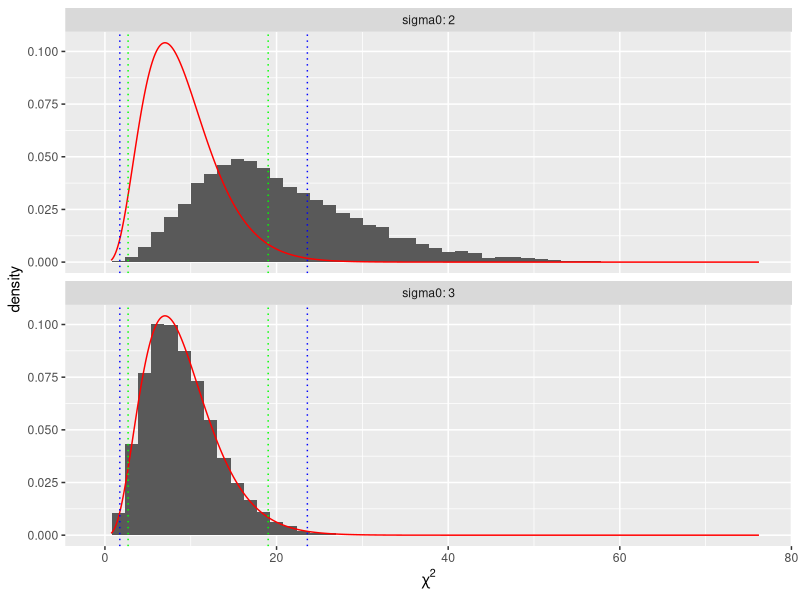

This chart was generated by the following R code:
### 正規母集団の分散に対する仮説検定
### 以下パラメータは適宜設定すること
set.seed(123) # 乱数の初期値の設定
n <- 10 # サンプル数
mu <- 5 # 真の平均
sigma <- 3 # 真の分散
x <- rnorm(10, mean = mu, sd = sigma) # 正規乱数の生成
## 帰無仮説が正しい場合(両側検定)
sigma0 <- sigma
chi2 <- (n - 1) * var(x)/sigma0^2 # 検定統計量
p0 <- pchisq(chi2, df = n - 1)
2 * min(p0, 1 - p0) # p値
## 帰無仮説が誤っている場合(両側検定)
sigma0 <- 2
chi2 <- (n - 1) * var(x)/sigma0^2 # 検定統計量
p0 <- pchisq(chi2, df = n - 1)
2 * min(p0, 1 - p0) # p値
## 実験を繰り返した場合の検定の棄却率の確認
mytest <- function(n, sigma0){ # n個の正規標本から検定統計量の値とp値を計算する関数
  
  x <- rnorm(n, mean = mu, sd = sigma) # 正規乱数の生成
  chi2.val <- (n - 1) * var(x)/sigma0^2 # 検定統計量
  p0 <- pchisq(chi2.val, df = n - 1)
  p.val <- 2 * min(p0, 1 - p0) # p値
  
  return(c(chi2.val, p.val))
}
MC <- 10000 # 実験回数
result <- replicate(MC, mytest(10, sigma0 = sigma)) # n=10, sigma0=sigmaとしてMC回実験
chi21 <- result[1, ] # 検定統計量の値
p1 <- result[2, ] # p値
mean(p1 < 0.05) # 有意水準5%で棄却された実験の割合
mean(p1 < 0.01) # 有意水準1%で棄却された実験の割合
result <- replicate(MC, mytest(10, sigma0 = 2)) # n=10, sigma0=2としてMC回実験
chi22 <- result[1, ] # 検定統計量の値
p2 <- result[2, ] # p値
mean(p2 < 0.05) # 有意水準5%で棄却された実験の割合
mean(p2 < 0.01) # 有意水準1%で棄却された実験の割合
## 検定統計量のヒストグラム
library(ggplot2)
dat <- data.frame(chi2 = c(chi21, chi22), # 検定統計量
                  sigma0 = c(rep(sigma, MC), rep(2, MC))) # 対応するsigma0の値
ggplot(dat) +
  geom_histogram(aes(chi2, after_stat(density)), bins = 50) +
  # x軸のラベルの設定
  xlab(expression(chi^2)) +
  ## sigma0の値ごとに分けて描画
  facet_wrap(~ sigma0, nrow = 2,
             labeller = labeller(sigma0 = label_both)) +
  ## 帰無分布の密度関数の上書き
  stat_function(fun = \(x) dchisq(x, df = n - 1), color = "red",
                n = 1001) +
  ## 棄却域の可視化(有意水準5%)
  geom_vline(aes(xintercept = qchisq(0.975, df = n - 1)),
             color = "green", lty = "dotted") +
  geom_vline(aes(xintercept = qchisq(0.025, df = n - 1)),
             color = "green", lty = "dotted") +
  ## 棄却域の可視化(有意水準1%)
  geom_vline(aes(xintercept = qchisq(0.995, df = n - 1)),
             color = "blue", lty = "dotted") +
  geom_vline(aes(xintercept = qchisq(0.005, df = n - 1)),
             color = "blue", lty = "dotted")
